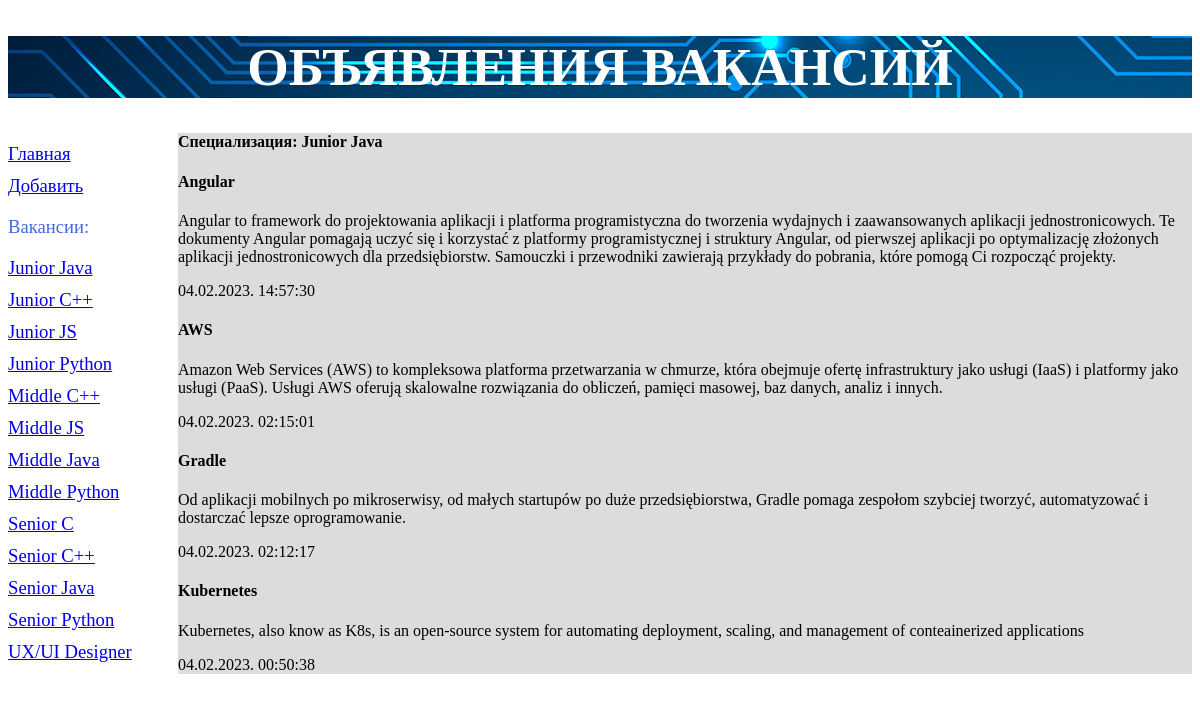
Screenshot of /bboard/1/ with the database file from the repository.
### bboard/models.py (models this page shows, shortened)
class Rubric(models.Model):
    name = models.CharField(max_length=50, db_index=True, verbose_name='Название')
    class Meta:
        verbose_name_plural = 'Специализации'
        verbose_name = 'Специализация'
        ordering = ['name']

class Bb(models.Model):
    title = models.CharField(max_length=150, verbose_name='Квалификация')
    content = models.TextField(null=True, blank=True,
                               verbose_name='Описание')
    price = models.FloatField(null=True, blank=True, verbose_name='Зарплата')
    published = models.DateTimeField(auto_now_add=True, db_index=True, verbose_name='Опубликовано')
    rubric = models.ForeignKey('Rubric', null=True, on_delete=models.PROTECT, verbose_name='Специализация')
    class Meta:
        verbose_name_plural = 'Вакансии'
        verbose_name = 'Вакансия'
        ordering = ['-published']

### bboard/views.py (the view)
# urls.py: path('<int:rubric_id>/', by_rubric, name='by_rubric'),
def by_rubric(request, rubric_id):
    bbs = Bb.objects.filter(rubric=rubric_id)
    rubrics = Rubric.objects.all()
    current_rubric = Rubric.objects.get(pk=rubric_id)
    context = {'bbs': bbs, 'rubrics': rubrics, 'current_rubric': current_rubric}
    return render(request, 'bboard/by_rubric.html', context)

### bboard/templates/bboard/by_rubric.html (shortened to what this page needs)
{% extends "layout/basic.html" %}
{% block content %}
<h4>Специализация: {{ current_rubric.name }}</h4>
 {% for bb in bbs %}
<div>
    <h4>{{bb.title}}</h4>
    <p>{{bb.content}}</p>
    <p>{{bb.published|date:"d.m.Y. H:i:s"}}</p>
</div>
{% endfor %}
{% endblock %}

### bboard/templates/layout/basic.html (shortened to what this page needs)
{% load static %}
<!DOCTYPE html>
<html>
    <head>
        <link rel="stylesheet" type="text/css"
        href="{% static 'bboard/style.css' %}">
    </head>
    <body>
        <header>
            <h1>Объявления вакансий</h1>
        </header>
        <nav>
            <a href="{% url 'index' %}">Главная</a>
            <a href="{% url 'add' %}">Добавить</a>
            <p>Вакансии:</p>
            {% for rubric in rubrics %}
            <a href="{% url 'by_rubric' rubric.pk %}">{{ rubric.name }}</a>
            {% endfor%}
        </nav>
        <section>
            {% block content %}
            {% endblock %}
        </section>
    </body>
</html>

### bboard/static/bboard/style.css (style rules this page uses)
header h1 { font-size: 40pt; text-transform: uppercase; text-align: center; color: white; background: url("bg.jpg"); background-color: #DA70D6; }
nav { font-size: 14pt; width: 150px; float: left; color: #4169E1; background-color: transparent; }
nav a { display: block; margin: 10px 0px; }
section { margin-left: 170px; background-color: #DCDCDC; }

### rows the page displays
Rubric: name "Junior Java"
Rubric: name "Junior C++"
Rubric: name "Junior JS"
Rubric: name "Junior Python"
Rubric: name "Middle C++"
Rubric: name "Middle JS"
Rubric: name "Middle Java"
Rubric: name "Middle Python"
Rubric: name "Senior C"
Rubric: name "Senior C++"
Rubric: name "Senior Java"
Rubric: name "Senior Python"
Rubric: name "UX/UI Designer"
Bb: title "Angular", content "Angular to framework do projektowania aplikacji i platforma programistyczna do tworzenia wydajnych i zaawansowanych aplikacji jednostronicowych. Te dokumenty Angular pomagają uczyć się i korzystać z platformy programistycznej i struktury Angular, od pierwszej aplikacji po optymalizację złożonych aplikacji jednostronicowych dla przedsiębiorstw. Samouczki i przewodniki zawierają przykłady do pobrania, które pomogą Ci rozpocząć projekty.", published "04.02.2023. 14:57:30"
Bb: title "AWS", content "Amazon Web Services (AWS) to kompleksowa platforma przetwarzania w chmurze, która obejmuje ofertę infrastruktury jako usługi (IaaS) i platformy jako usługi (PaaS). Usługi AWS oferują skalowalne rozwiązania do obliczeń, pamięci masowej, baz danych, analiz i innych.", published "04.02.2023. 02:15:01"
Bb: title "Gradle", content "Od aplikacji mobilnych po mikroserwisy, od małych startupów po duże przedsiębiorstwa, Gradle pomaga zespołom szybciej tworzyć, automatyzować i dostarczać lepsze oprogramowanie.", published "04.02.2023. 02:12:17"
Bb: title "Kubernetes", content "Kubernetes, also know as K8s, is an open-source system for automating deployment, scaling, and management of conteainerized applications", published "04.02.2023. 00:50:38"
